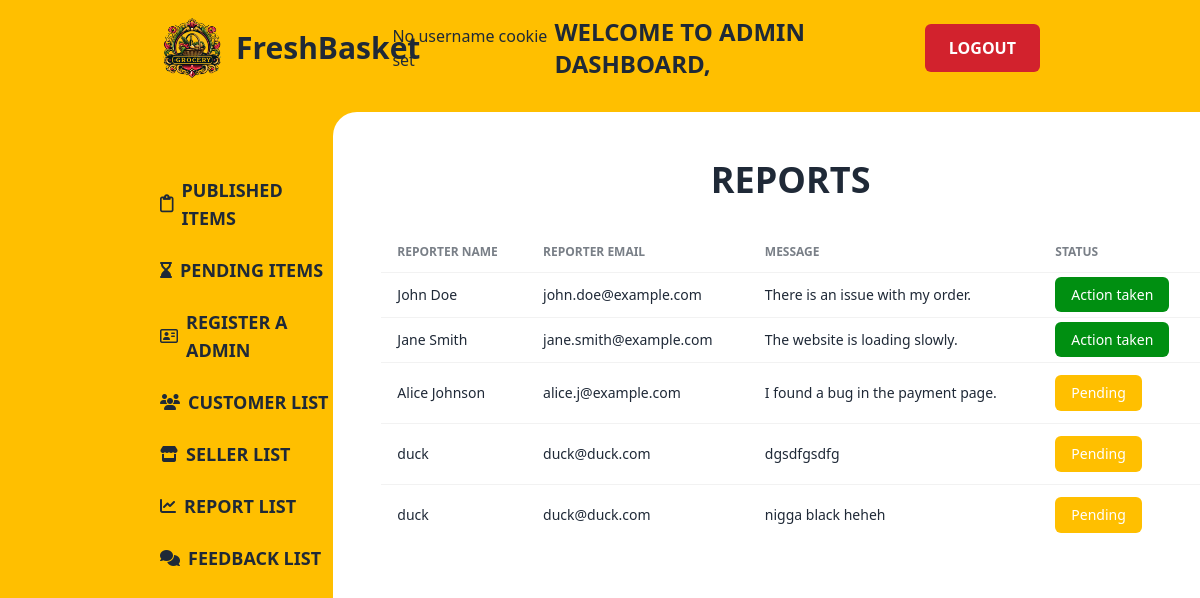
Screenshot of /src/reportList.php with the database file from the repository.
### tables this page shows
CREATE TABLE `reports` (
  `report_id` int(11) NOT NULL,
  `reporter_name` varchar(100) NOT NULL,
  `reporter_email` varchar(60) NOT NULL,
  `message` text NOT NULL,
  `time` datetime DEFAULT current_timestamp(),
  `replymessage` text DEFAULT '',
  `status` int(11) DEFAULT 0
);

### src/reportList.php (the view, shortened to what this page needs)
<!DOCTYPE html>
<html data-theme="light" lang="en" style="scroll-behavior: smooth;">
<head>
    <link href="https://cdn.jsdelivr.net/npm/daisyui@4.7.3/dist/full.min.css" rel="stylesheet" type="text/css" />
    <link rel="stylesheet" href="https://cdn.jsdelivr.net/npm/sweetalert2@11/dist/sweetalert2.min.css">
    <script src="https://cdn.tailwindcss.com"></script>
</head>
<body class="bg-yellowPrimary">
    <header>
      <?php include 'navbar2.php'; ?>
    </header>
    <main>
      <section class="pl-40 pt-4 h-screen">
        <div class="grid grid-cols-6">
            <div class="mt-16">
                <?php include 'sidebar.php'; ?>
            </div>
            <div class="col-span-5 bg-white rounded-tl-3xl h-screen pl-12 pt-12">
                <div>
                    <h1 class="text-4xl font-bold uppercase text-center mb-8">Reports</h1>
                </div>
                <div class='overflow-x-auto'>
                    <table class='table'>
                        <thead>
                            <tr>
                                <th class="uppercase">Reporter Name</th>
                                <th class="uppercase">Reporter Email</th>
                                <th class="uppercase">Message</th>
                                <th class="uppercase">Status</th>
                            </tr>
                        </thead>
                        <tbody>
                        <?php
                            require_once('DBconnect.php');
                            $query = "SELECT * FROM reports";
                            $result = mysqli_query($conn, $query);
                            if (mysqli_num_rows($result) > 0){
                                while ($row = mysqli_fetch_assoc($result)){
                                    $reportid = $row['report_id'];
                                    $reporterName = $row['reporter_name'];
                                    $reporterEmail = $row['reporter_email'];
                                    $message = $row['message'];
                                    $status = $row['status'];
                                    ?>
                                    <tr>
                                        <td><?php echo $reporterName ?></td>
                                        <td><?php echo $reporterEmail ?></td>
                                        <td><?php echo $message ?></td>
                                        <td>
                                            <?php if ($status == '0') { ?>
                                                <Button onclick="handleReportAction('<?php echo$reportid?>','1')" class="bg-yellowPrimary text-white px-4 py-2 rounded-md">Pending</Button>
                                            <?php } else { ?>
                                                <span class="bg-greenSecondary text-white px-4 py-2 rounded-md">Action taken</span>
                                            <?php } ?>
                                        </td>
                                    </tr>
                            <?php
                                }
                            }?>
                        </tbody>
                    </table>
                </div>
            </div>
        </div>
      </section>
    </main>
</body>
</html>

### rows the page displays
reports: reporter_name "John Doe", reporter_email "john.doe@example.com", message "There is an issue with my order.", status "Action taken"
reports: reporter_name "Jane Smith", reporter_email "jane.smith@example.com", message "The website is loading slowly.", status "Action taken"
reports: reporter_name "Alice Johnson", reporter_email "alice.j@example.com", message "I found a bug in the payment page."
reports: reporter_name "duck", reporter_email "duck@duck.com", message "dgsdfgsdfg"
reports: reporter_name "duck", reporter_email "duck@duck.com", message "nigga black heheh"
